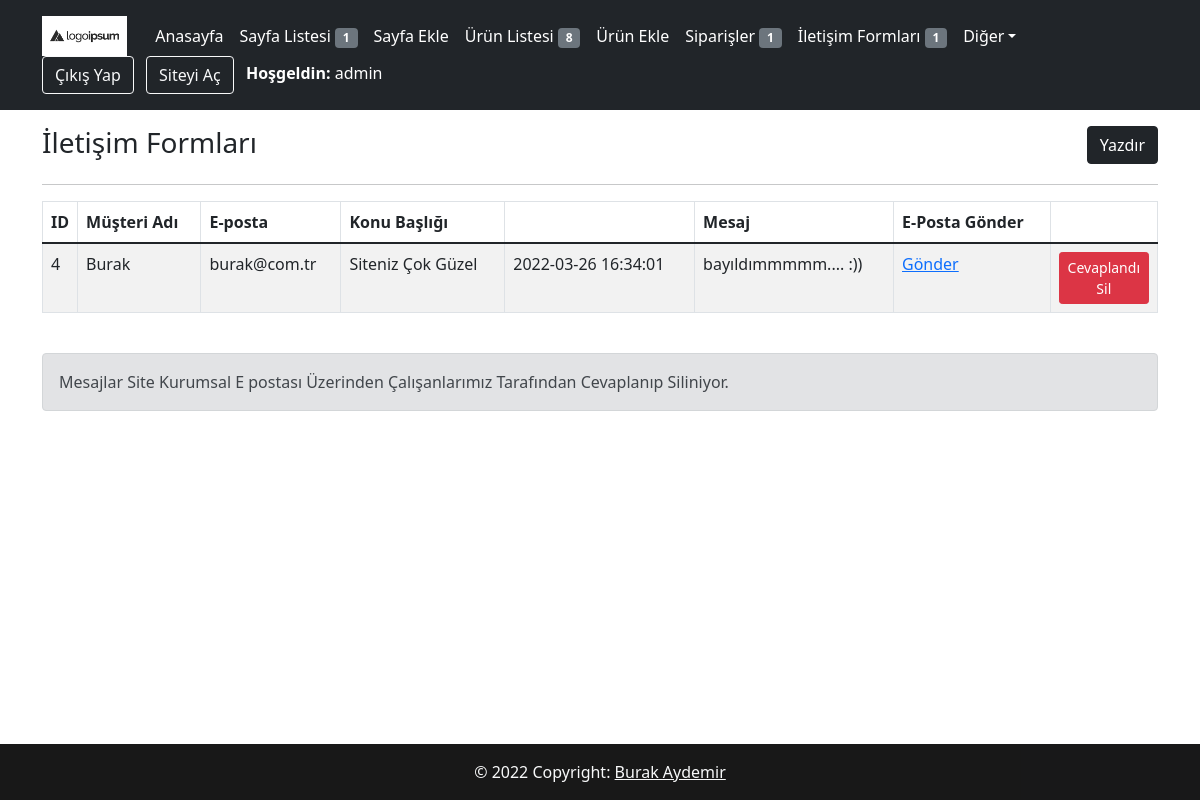
The page /admin/?page=form (signed in) on the database its author committed.
### tables this page shows
CREATE TABLE `iletisim` (
  `id` int(200) NOT NULL,
  `ad` varchar(35) NOT NULL,
  `eposta` varchar(50) NOT NULL,
  `konubaslik` varchar(50) NOT NULL,
  `mesaj` varchar(250) NOT NULL,
  `eklenme` timestamp NOT NULL DEFAULT current_timestamp()
);

### admin/functions.php (called while the page is built)
<?php
    function url($devami=''){
        return SITE_URL.'/admin/' . $devami;
    }
?>

### admin/pages/iletisim/iletisimform.php (the view)
<div class="row">
    <div class="col-6"><h3 class="">İletişim Formları</h3></div>
<div class="col-6 text-right justify-content-end ">
        <a href="#" class="btn btn-dark float-end" onclick="window.print()">Yazdır</a>
    </div>
    </div>
    <hr>
<?php
$iletisim = $db->query('SELECT * FROM iletisim');
?>
<table class="table table-bordered table-striped table-hover">
    <thead>
        <tr>
            <th width="30">ID</th>
            <th>Müşteri Adı</th>
            <th>E-posta</th>
            <th>Konu Başlığı <th>
            <th >Mesaj</th>
            <th>E-Posta Gönder</th>
            <th width="50"></th>
        </tr>
    </thead>
    <tbody>
    <?php while($icerik = $iletisim->fetch_array()) {
   ?>
            <tr>
             <td><?php echo $icerik['id'];?></td>
             <td><?php echo $icerik['ad'];?></td>
             <td><?php echo $icerik['eposta'];?></td>
             <td><?php echo $icerik['konubaslik'];?></td>
             <td><?php echo $icerik['eklenme'];?></td>
             <td><?php echo $icerik['mesaj'];?></td>
             <td><a href="mailto:<?php echo $icerik['eposta'];?>">Gönder</a></td>
             <td><a href="<?php echo url('?page=form&is=sil&id='.$icerik['id']); ?>" class="btn btn-danger btn-sm">Cevaplandı Sil</a></td>
            </tr>
   <?php }?>
    </tbody>
</table>
<br>
<div class="alert alert-secondary ">Mesajlar Site Kurumsal E postası Üzerinden Çalışanlarımız Tarafından Cevaplanıp Siliniyor.</div>

### rows shown on the page
iletisim: id "4", ad "Burak", eposta "burak@com.tr", konubaslik "Siteniz Çok Güzel", eklenme "2022-03-26 16:34:01", mesaj "bayıldımmmmm.... :))"

### other values the page prints
$rowss "1"
$rows "8"
$siparissayi "1"
$formsay "1"
$_SESSION['admin_bilgileri']['username'] "admin"
